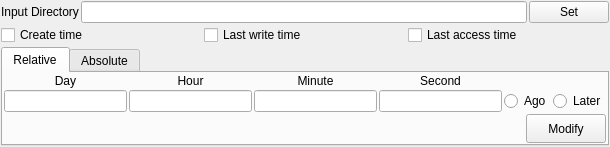
<?xml version="1.0" encoding="UTF-8"?>
<ui version="4.0">
 <class>mainWindow</class>
 <widget class="QMainWindow" name="mainWindow">
  <property name="geometry">
   <rect>
    <x>0</x>
    <y>0</y>
    <width>610</width>
    <height>147</height>
   </rect>
  </property>
  <property name="windowTitle">
   <string>TimeMachine</string>
  </property>
  <widget class="QWidget" name="centralwidget">
   <layout class="QVBoxLayout" name="verticalLayout_2">
    <property name="spacing">
     <number>2</number>
    </property>
    <property name="leftMargin">
     <number>1</number>
    </property>
    <property name="topMargin">
     <number>1</number>
    </property>
    <property name="rightMargin">
     <number>1</number>
    </property>
    <property name="bottomMargin">
     <number>1</number>
    </property>
    <item>
     <layout class="QVBoxLayout" name="verticalLayout">
      <item>
       <layout class="QHBoxLayout" name="horizontalLayout">
        <item>
         <widget class="QLabel" name="labelInput">
          <property name="text">
           <string>Input Directory</string>
          </property>
         </widget>
        </item>
        <item>
         <widget class="QLineEdit" name="editInput"/>
        </item>
        <item>
         <widget class="QPushButton" name="btnSetInput">
          <property name="text">
           <string>Set</string>
          </property>
         </widget>
        </item>
       </layout>
      </item>
     </layout>
    </item>
    <item>
     <layout class="QHBoxLayout" name="horizontalLayout_2">
      <item>
       <widget class="QCheckBox" name="checkCreateTime">
        <property name="text">
         <string>Create time</string>
        </property>
       </widget>
      </item>
      <item>
       <widget class="QCheckBox" name="checkLastWriteTime">
        <property name="text">
         <string>Last write time</string>
        </property>
       </widget>
      </item>
      <item>
       <widget class="QCheckBox" name="checkLastAccessTime">
        <property name="text">
         <string>Last access time</string>
        </property>
       </widget>
      </item>
     </layout>
    </item>
    <item>
     <widget class="QTabWidget" name="tabWidget">
      <property name="currentIndex">
       <number>0</number>
      </property>
      <widget class="QWidget" name="tabRelative">
       <attribute name="title">
        <string>Relative</string>
       </attribute>
       <layout class="QGridLayout" name="gridLayout_2">
        <property name="leftMargin">
         <number>1</number>
        </property>
        <property name="topMargin">
         <number>1</number>
        </property>
        <property name="rightMargin">
         <number>1</number>
        </property>
        <property name="bottomMargin">
         <number>1</number>
        </property>
        <property name="spacing">
         <number>2</number>
        </property>
        <item row="1" column="0">
         <layout class="QHBoxLayout" name="horizontalLayout_3">
          <item>
           <spacer name="horizontalSpacer">
            <property name="orientation">
             <enum>Qt::Horizontal</enum>
            </property>
            <property name="sizeHint" stdset="0">
             <size>
              <width>40</width>
              <height>20</height>
             </size>
            </property>
           </spacer>
          </item>
          <item>
           <widget class="QPushButton" name="btnRelativeModify">
            <property name="sizePolicy">
             <sizepolicy hsizetype="Minimum" vsizetype="MinimumExpanding">
              <horstretch>0</horstretch>
              <verstretch>0</verstretch>
             </sizepolicy>
            </property>
            <property name="text">
             <string>Modify</string>
            </property>
           </widget>
          </item>
         </layout>
        </item>
        <item row="0" column="0">
         <layout class="QGridLayout" name="gridLayout">
          <item row="1" column="4">
           <widget class="QRadioButton" name="radioAgo">
            <property name="text">
             <string>Ago</string>
            </property>
           </widget>
          </item>
          <item row="0" column="1">
           <widget class="QLabel" name="labelHour">
            <property name="sizePolicy">
             <sizepolicy hsizetype="Preferred" vsizetype="Maximum">
              <horstretch>0</horstretch>
              <verstretch>0</verstretch>
             </sizepolicy>
            </property>
            <property name="text">
             <string>Hour</string>
            </property>
            <property name="alignment">
             <set>Qt::AlignCenter</set>
            </property>
           </widget>
          </item>
          <item row="1" column="3">
           <widget class="QLineEdit" name="editSecond"/>
          </item>
          <item row="0" column="3">
           <widget class="QLabel" name="labelSecond">
            <property name="sizePolicy">
             <sizepolicy hsizetype="Preferred" vsizetype="Maximum">
              <horstretch>0</horstretch>
              <verstretch>0</verstretch>
             </sizepolicy>
            </property>
            <property name="text">
             <string>Second</string>
            </property>
            <property name="alignment">
             <set>Qt::AlignCenter</set>
            </property>
           </widget>
          </item>
          <item row="1" column="0">
           <widget class="QLineEdit" name="editDay"/>
          </item>
          <item row="0" column="0">
           <widget class="QLabel" name="labelDay">
            <property name="sizePolicy">
             <sizepolicy hsizetype="Preferred" vsizetype="Maximum">
              <horstretch>0</horstretch>
              <verstretch>0</verstretch>
             </sizepolicy>
            </property>
            <property name="text">
             <string>Day</string>
            </property>
            <property name="alignment">
             <set>Qt::AlignCenter</set>
            </property>
           </widget>
          </item>
          <item row="1" column="1">
           <widget class="QLineEdit" name="editHour"/>
          </item>
          <item row="0" column="2">
           <widget class="QLabel" name="labelMinute">
            <property name="sizePolicy">
             <sizepolicy hsizetype="Preferred" vsizetype="Maximum">
              <horstretch>0</horstretch>
              <verstretch>0</verstretch>
             </sizepolicy>
            </property>
            <property name="text">
             <string>Minute</string>
            </property>
            <property name="alignment">
             <set>Qt::AlignCenter</set>
            </property>
           </widget>
          </item>
          <item row="1" column="2">
           <widget class="QLineEdit" name="editMinute"/>
          </item>
          <item row="1" column="5">
           <widget class="QRadioButton" name="radioLater">
            <property name="text">
             <string>Later</string>
            </property>
           </widget>
          </item>
         </layout>
        </item>
       </layout>
      </widget>
      <widget class="QWidget" name="tabAbsolute">
       <attribute name="title">
        <string>Absolute</string>
       </attribute>
       <layout class="QGridLayout" name="gridLayout_4">
        <property name="leftMargin">
         <number>1</number>
        </property>
        <property name="topMargin">
         <number>1</number>
        </property>
        <property name="rightMargin">
         <number>1</number>
        </property>
        <property name="bottomMargin">
         <number>1</number>
        </property>
        <property name="spacing">
         <number>2</number>
        </property>
        <item row="0" column="0">
         <layout class="QGridLayout" name="gridLayout_3">
          <item row="0" column="0">
           <widget class="QDateTimeEdit" name="dateTimeEdit">
            <property name="calendarPopup">
             <bool>true</bool>
            </property>
           </widget>
          </item>
          <item row="0" column="1">
           <widget class="QPushButton" name="btnAbsoluteModify">
            <property name="text">
             <string>Modify</string>
            </property>
           </widget>
          </item>
         </layout>
        </item>
       </layout>
      </widget>
     </widget>
    </item>
   </layout>
  </widget>
 </widget>
 <tabstops>
  <tabstop>editInput</tabstop>
  <tabstop>btnSetInput</tabstop>
  <tabstop>checkCreateTime</tabstop>
  <tabstop>checkLastWriteTime</tabstop>
  <tabstop>checkLastAccessTime</tabstop>
  <tabstop>tabWidget</tabstop>
  <tabstop>editDay</tabstop>
  <tabstop>editHour</tabstop>
  <tabstop>editMinute</tabstop>
  <tabstop>editSecond</tabstop>
  <tabstop>radioAgo</tabstop>
  <tabstop>radioLater</tabstop>
  <tabstop>btnRelativeModify</tabstop>
  <tabstop>dateTimeEdit</tabstop>
  <tabstop>btnAbsoluteModify</tabstop>
 </tabstops>
 <resources/>
 <connections/>
</ui>
